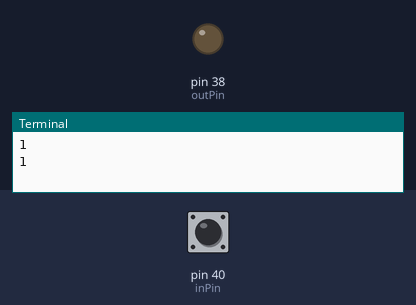
Recording of a program running on a simulated Raspberry Pi (header pin numbers). Parts: output pins drawn as LEDs (lit = HIGH), the last lines printed to the terminal. The test bench sets the inputs (shaded band); at power-on: pin 40 (inPin) HIGH.

Above: at 1.2 s.
1.3 s: pin 40 (inPin) pulled LOW for 1.2 s
At 2.5 s:
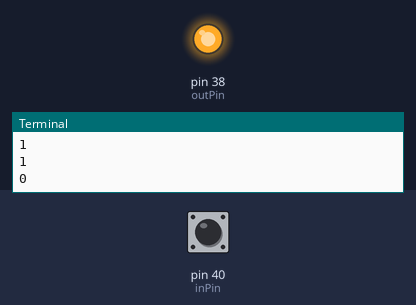
4.5 s: pin 40 (inPin) pulled LOW for 3.2 s
At 8.3 s:
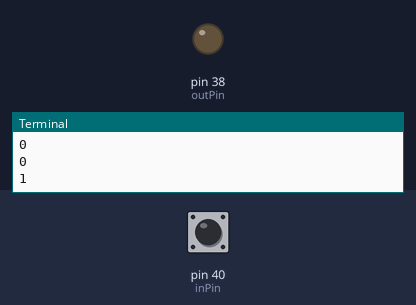
Timing chart, 0 to 9.8 s (numbered marks = the images above; inputs shaded):
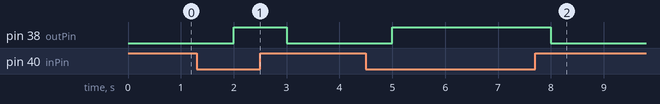

Measured:
- after the input at 1.3 s, pin 38 (outPin): LOW → HIGH after 0.70 s, → LOW 1.0 s later
- after the input at 4.5 s, pin 38 (outPin): LOW → HIGH after 0.50 s, → LOW 3.0 s later

The program:

intPullUp.py
```python
from time import sleep
import RPi.GPIO as GPIO

delay = 1
inPin = 40
outPin = 38

GPIO.setmode(GPIO.BOARD)
GPIO.setup(outPin,GPIO.OUT)
GPIO.setup(inPin,GPIO.IN,pull_up_down=GPIO.PUD_UP)

try:
	while True:
		readVal = GPIO.input(inPin)
		print(readVal)
		if readVal == 1:
			GPIO.output(outPin,0)
		if readVal == 0:
			GPIO.output(outPin,1)
		sleep(delay)

except KeyboardInterrupt:
	GPIO.cleanup()
	print("GPIO Clean")
```
